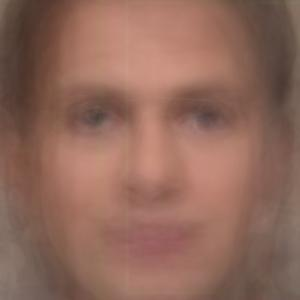
#> input picture Flask_UI/sampleprograms/python/img/faces/average-face/average-face.jpg, 300 x 300 px
$ python make-average-faces.py
#> lines starting #> are read from the running program, lines starting #| are printed output that depends on the picture
from PIL import Image
import os
import numpy as np

read_path = 'img/faces/scaled-faces/'
average_face_path = 'img/faces/average-face/average-face.jpg'
write_path = 'img/faces/average-faces/'

entries = os.listdir(read_path)
average_face = Image.open(average_face_path)
#> average_face is the input picture: PIL image 300x300 RGB; mean R, G, B 144.4, 104.6, 90.8
average_face_vector = np.array(average_face)
for f in entries:
    face = Image.open(read_path + f)
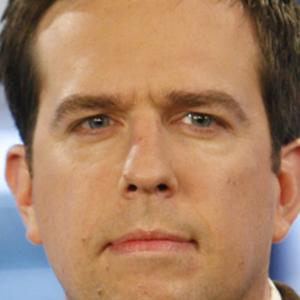
#> input picture Flask_UI/sampleprograms/python/img/faces/scaled-faces/andy-2-face.jpg, 300 x 300 px
#> face is the input picture: PIL image 300x300 RGB; mean R, G, B 167.4, 128.1, 99.2
    face_vector = np.array(face)
    diff_vector = face_vector - average_face_vector
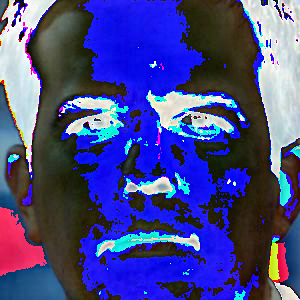
#> diff_vector: shape (300, 300, 3); mean R, G, B 70.1, 71.5, 138
    diff_face = Image.fromarray(diff_vector)
    diff_face.save(write_path + 'average-' + f)
#> pass 2 of the loop `for f in entries:`:
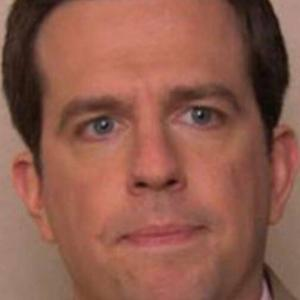
#> input picture Flask_UI/sampleprograms/python/img/faces/scaled-faces/andy-face.jpg, 300 x 300 px
#> face is the input picture: PIL image 300x300 RGB; mean R, G, B 142.7, 91.5, 76.8
#> `diff_vector = face_vector - average_face_vector`:
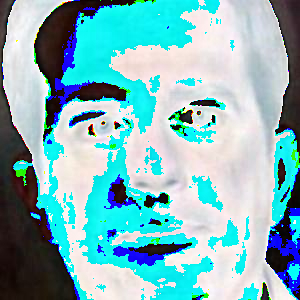
#> diff_vector: shape (300, 300, 3); mean R, G, B 130.5, 183.1, 188.6
#> pass 3 of the loop `for f in entries:`:
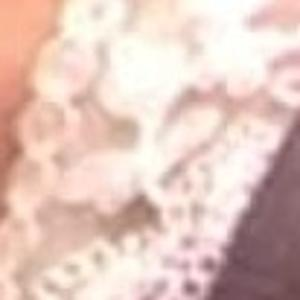
#> input picture Flask_UI/sampleprograms/python/img/faces/scaled-faces/angela-2-face.jpg, 300 x 300 px
#> face is the input picture: PIL image 300x300 RGB; mean R, G, B 226.4, 199, 189.9
#> `diff_vector = face_vector - average_face_vector`:
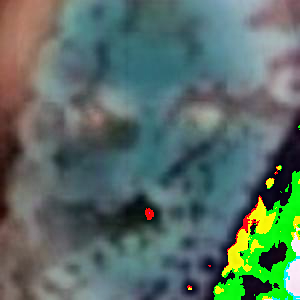
#> diff_vector: shape (300, 300, 3); mean R, G, B 88.7, 110.4, 101.1
